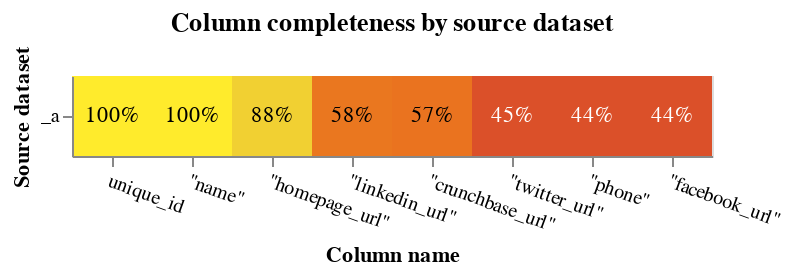

Notebook code cell kept with this figure:
### Code cell
linker.completeness_chart()

### Figure 1 — Vega-Lite specification as saved in the notebook (floating-point values rounded to 4 significant figures)
{"config": {"view": {"continuousWidth": 400, "continuousHeight": 300}}, "layer": [{"mark": "rect", "encoding": {"color": {"field": "completeness", "legend": null, "scale": {"scheme": "darkred", "zero": true}, "type": "quantitative"}, "tooltip": [{"field": "source_dataset", "title": "Source dataset", "type": "nominal"}, {"field": "total_rows_inc_nulls", "format": ",", "title": "# of records", "type": "quantitative"}, {"field": "column_name", "title": "Column name", "type": "nominal"}, {"field": "total_null_rows", "format": ",", "title": "# of nulls", "type": "quantitative"}, {"field": "completeness", "format": ".1%", "type": "quantitative"}], "x": {"axis": {"labelAngle": 20}, "field": "column_name", "sort": {"field": "mean_comp", "order": "descending"}, "title": "Column name", "type": "nominal"}, "y": {"field": "source_dataset", "title": "Source dataset", "type": "nominal"}}, "title": "Column completeness by source dataset", "transform": [{"joinaggregate": [{"op": "mean", "field": "completeness", "as": "mean_comp"}], "groupby": ["column_name"]}]}, {"mark": {"type": "text"}, "encoding": {"color": {"condition": {"test": "datum['completeness'] < 0.5", "value": "white"}, "value": "black"}, "text": {"field": "completeness", "format": ".0%", "type": "quantitative"}, "x": {"axis": {"labelAngle": 0}, "field": "column_name", "sort": {"field": "mean_comp", "order": "descending"}, "type": "nominal"}, "y": {"field": "source_dataset", "type": "nominal"}}, "transform": [{"joinaggregate": [{"op": "mean", "field": "completeness", "as": "mean_comp"}], "groupby": ["column_name"]}]}], "data": {"name": "data-8309c22348770077424ca2338dc23e4a"}, "height": {"step": 40}, "width": {"step": 40}, "$schema": "https://vega.github.io/schema/vega-lite/v5.9.3.json", "datasets": {"data-8309c22348770077424ca2338dc23e4a": [{"source_dataset": "_a", "column_name": "unique_id", "total_null_rows": 0, "total_rows_inc_nulls": 99999, "completeness": 1.0}, {"source_dataset": "_a", "column_name": "\"name\"", "total_null_rows": 24, "total_rows_inc_nulls": 99999, "completeness": 0.9998}, {"source_dataset": "_a", "column_name": "\"phone\"", "total_null_rows": 55524, "total_rows_inc_nulls": 99999, "completeness": 0.4448}, {"source_dataset": "_a", "column_name": "\"homepage_url\"", "total_null_rows": 11501, "total_rows_inc_nulls": 99999, "completeness": 0.885}, {"source_dataset": "_a", "column_name": "\"crunchbase_url\"", "total_null_rows": 43147, "total_rows_inc_nulls": 99999, "completeness": 0.5685}, {"source_dataset": "_a", "column_name": "\"facebook_url\"", "total_null_rows": 55555, "total_rows_inc_nulls": 99999, "completeness": 0.4444}, {"source_dataset": "_a", "column_name": "\"linkedin_url\"", "total_null_rows": 42132, "total_rows_inc_nulls": 99999, "completeness": 0.5787}, {"source_dataset": "_a", "column_name": "\"twitter_url\"", "total_null_rows": 55497, "total_rows_inc_nulls": 99999, "completeness": 0.445}]}}
